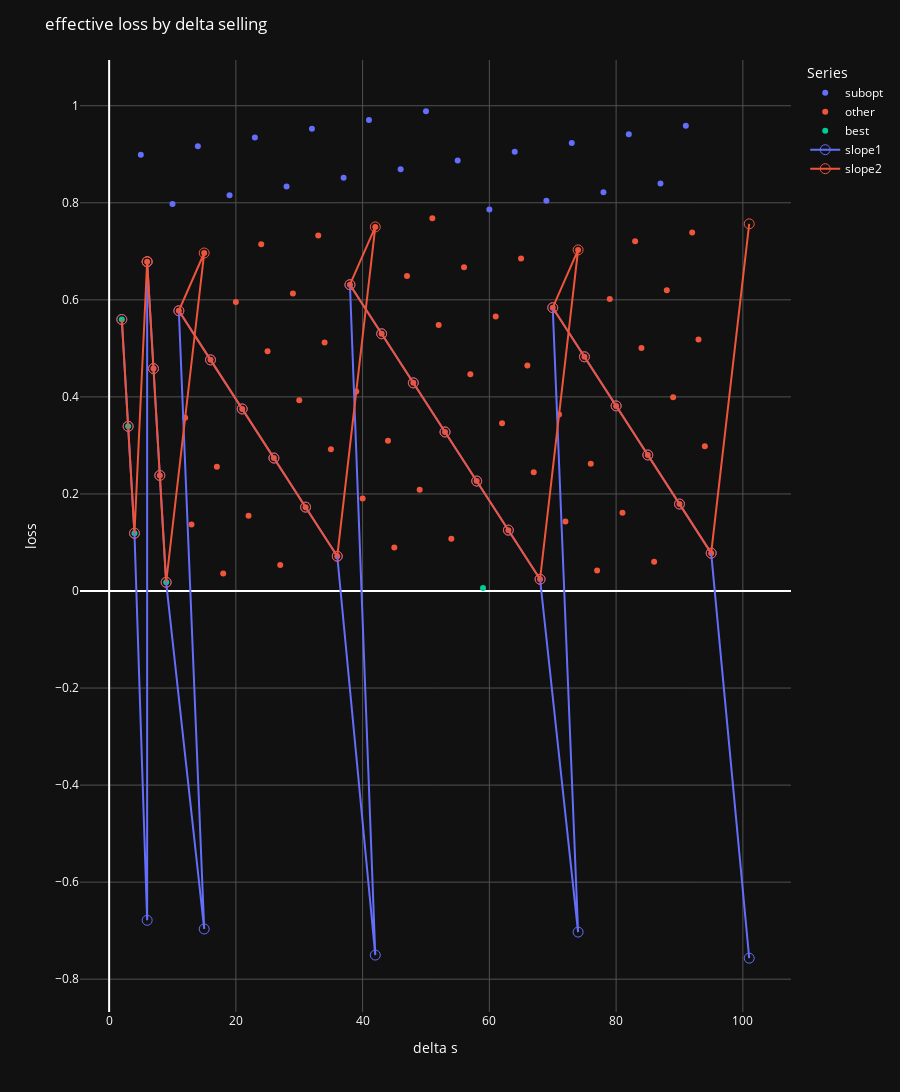

This figure's notebook cell:
### Code cell
# Create an interactive scatter plot
fig = px.scatter(combined_df, x='delta_s', y='loss', color='Series', #size='point_size',
                 hover_data=['delta_b', 'delta_s', 'loss'])

# Add lines for specified series
# for series in slopes_df:
#     fig.add_trace(px.line(series, x='delta_s', y='loss', color='Series').data[0])

# Concatenate all DataFrames in slopes_df
all_slopes_df = pd.concat(slopes_df)
# Create a line plot for all slopes
line_fig = px.line(all_slopes_df, x='delta_s', y='loss', color='Series', hover_data=['delta_b', 'delta_s', 'loss'], markers=True)

# Add each line trace individually
for trace in line_fig.data:
    trace.update(marker=dict(symbol='circle-open', size=10)) 
    fig.add_trace(trace)

# Update marker properties to have darker outlines
# fig.update_traces(marker=dict(line=dict(width=1, color='rgba(40,40,40,1)')))  # Adjust the color as needed

# Update marker properties to remove outlines or match the fill color
fig.update_traces(marker=dict(line=dict(width=0)))  # Removes the outline

# Alternatively, to set the outline to the same color as the fill:
# fig.update_traces(marker=dict(line=dict(width=1, color='SAME_COLOR')))


# Update the layout for dark mode
fig.update_layout(
    title='Scatter Plot in Dark Mode',
    plot_bgcolor='rgb(17,17,17)',  # Dark plot background
    paper_bgcolor='rgb(17,17,17)',  # Dark paper background
    font_color='white',  # White text for better contrast
    xaxis=dict(
        gridcolor='rgb(80,80,80)',  # Darker gridlines
    ),
    yaxis=dict(
        gridcolor='rgb(80,80,80)',  # Darker gridlines
    )
)

# Add plot titles and labels
fig.update_layout(title='effective loss by delta selling',
                  xaxis_title='delta s',
                  yaxis_title='loss',
                  # showlegend=False,
                  height=1600)
                  

# fig.update_yaxes(range=[combined_df['loss'].min(), combined_df['loss'].max()])  # Adjust the range as needed

# # Sort the DataFrame by 'ratio' in descending order
# sorted_df = combined_df.sort_values(by='loss', ascending=False)

# # Adding a line that connects the dots in decreasing order of their y-value
# fig.add_trace(px.line(sorted_df, x='delta_b', y='loss').data[0])

# # Find the five lowest unique y-values (ratios)
# lowest_ratios = combined_df['loss'].unique()
# lowest_ratios.sort()

# # Group by 'ratio' and draw lines for each of the five lowest ratios
# for loss in lowest_ratios[:20]:
#     group = combined_df[combined_df['loss'] == loss]
#     # Sort each group by 'delta_b' to make line connections logical
#     sorted_group = group.sort_values(by='delta_b')
#     fig.add_trace(px.line(sorted_group, x='delta_b', y='loss').data[0])

# # Adjusting the plot size and layout
# fig.update_layout(title='Scatter Plot with Lines for Lowest Y-values',
#                   xaxis_title='Delta_b',
#                   yaxis_title='loss',
#                   height=800)

# Show the plot
fig.show()

### Figure 1 — Plotly figure (JSON) as saved in the notebook; plotly's stock layout.template omitted (floating-point values rounded to 4 significant figures)
{"data": [{"customdata": [[3], [7], [10], [14], [17], [21], [24], [28], [31], [35], [38], [42], [46], [49], [53], [56], [60], [63], [67], [70]], "hovertemplate": "Series=subopt<br>delta_s=%{x}<br>loss=%{y}<br>delta_b=%{customdata[0]}<extra></extra>", "legendgroup": "subopt", "marker": {"color": "#636efa", "line": {"width": 0}, "symbol": "circle"}, "mode": "markers", "name": "subopt", "orientation": "v", "showlegend": true, "type": "scatter", "x": [5, 10, 14, 19, 23, 28, 32, 37, 41, 46, 50, 55, 60, 64, 69, 73, 78, 82, 87, 91], "xaxis": "x", "y": [0.8988, 0.7977, 0.9168, 0.8156, 0.9347, 0.8335, 0.9526, 0.8514, 0.9705, 0.8693, 0.9884, 0.8873, 0.7861, 0.9052, 0.804, 0.9231, 0.8219, 0.941, 0.8399, 0.9589], "yaxis": "y"}, {"customdata": [[4], [5], [6], [8], [9], [10], [11], [12], [13], [14], [15], [16], [17], [18], [19], [20], [21], [22], [23], [24], [25], [26], [27], [28], [29], [30], [31], [32], [33], [34], [35], [36], [37], [38], [39], [40], [41], [42], [43], [44], [45], [47], [48], [49], [50], [51], [52], [53], [54], [55], [56], [57], [58], [59], [60], [61], [62], [63], [64], [65], [66], [67], [68], [69], [70], [71], [72], [73], [74]], "hovertemplate": "Series=other<br>delta_s=%{x}<br>loss=%{y}<br>delta_b=%{customdata[0]}<extra></extra>", "legendgroup": "other", "marker": {"color": "#EF553B", "line": {"width": 0}, "symbol": "circle"}, "mode": "markers", "name": "other", "orientation": "v", "showlegend": true, "type": "scatter", "x": [6, 7, 8, 11, 12, 13, 15, 16, 17, 18, 20, 21, 22, 24, 25, 26, 27, 29, 30, 31, 33, 34, 35, 36, 38, 39, 40, 42, 43, 44, 45, 47, 48, 49, 51, 52, 53, 54, 56, 57, 58, 61, 62, 63, 65, 66, 67, 68, 70, 71, 72, 74, 75, 76, 77, 79, 80, 81, 83, 84, 85, 86, 88, 89, 90, 92, 93, 94, 95], "xaxis": "x", "y": [0.6786, 0.4584, 0.2381, 0.5775, 0.3572, 0.137, 0.6965, 0.4763, 0.2561, 0.03583, 0.5954, 0.3751, 0.1549, 0.7144, 0.4942, 0.274, 0.05375, 0.6133, 0.3931, 0.1728, 0.7324, 0.5121, 0.2919, 0.07166, 0.6312, 0.411, 0.1907, 0.7503, 0.53, 0.3098, 0.08958, 0.6491, 0.4289, 0.2087, 0.7682, 0.548, 0.3277, 0.1075, 0.667, 0.4468, 0.2266, 0.5659, 0.3456, 0.1254, 0.6849, 0.4647, 0.2445, 0.02425, 0.5838, 0.3636, 0.1433, 0.7029, 0.4826, 0.2624, 0.04217, 0.6017, 0.3815, 0.1612, 0.7208, 0.5005, 0.2803, 0.06009, 0.6196, 0.3994, 0.1792, 0.7387, 0.5185, 0.2982, 0.078], "yaxis": "y"}, {"customdata": [[1], [2], [3], [7], [46]], "hovertemplate": "Series=best<br>delta_s=%{x}<br>loss=%{y}<br>delta_b=%{customdata[0]}<extra></extra>", "legendgroup": "best", "marker": {"color": "#00cc96", "line": {"width": 0}, "symbol": "circle"}, "mode": "markers", "name": "best", "orientation": "v", "showlegend": true, "type": "scatter", "x": [2, 3, 4, 9, 59], "xaxis": "x", "y": [0.5595, 0.3393, 0.1191, 0.01792, 0.006338], "yaxis": "y"}, {"customdata": [[1], [2], [3], [4], [4], [5], [6], [7], [11], [8], [12], [16], [20], [24], [28], [32], [29], [33], [37], [41], [45], [49], [53], [57], [54], [58], [62], [66], [70], [74], [78]], "hovertemplate": "Series=slope1<br>delta_s=%{x}<br>loss=%{y}<br>delta_b=%{customdata[0]}<extra></extra>", "legendgroup": "slope1", "line": {"color": "#636efa", "dash": "solid"}, "marker": {"line": {"width": 0}, "size": 10, "symbol": "circle-open"}, "mode": "lines+markers", "name": "slope1", "orientation": "v", "showlegend": true, "type": "scatter", "x": [2, 3, 4, 6, 6, 7, 8, 9, 15, 11, 16, 21, 26, 31, 36, 42, 38, 43, 48, 53, 58, 63, 68, 74, 70, 75, 80, 85, 90, 95, 101], "xaxis": "x", "y": [0.5595, 0.3393, 0.1191, -0.6786, 0.6786, 0.4584, 0.2381, 0.01792, -0.6965, 0.5775, 0.4763, 0.3751, 0.274, 0.1728, 0.07166, -0.7503, 0.6312, 0.53, 0.4289, 0.3277, 0.2266, 0.1254, 0.02425, -0.7029, 0.5838, 0.4826, 0.3815, 0.2803, 0.1792, 0.078, -0.7566], "yaxis": "y"}, {"customdata": [[1], [2], [3], [4], [4], [5], [6], [7], [11], [8], [12], [16], [20], [24], [28], [32], [29], [33], [37], [41], [45], [49], [53], [57], [54], [58], [62], [66], [70], [74], [78]], "hovertemplate": "Series=slope2<br>delta_s=%{x}<br>loss=%{y}<br>delta_b=%{customdata[0]}<extra></extra>", "legendgroup": "slope2", "line": {"color": "#EF553B", "dash": "solid"}, "marker": {"line": {"width": 0}, "size": 10, "symbol": "circle-open"}, "mode": "lines+markers", "name": "slope2", "orientation": "v", "showlegend": true, "type": "scatter", "x": [2, 3, 4, 6, 6, 7, 8, 9, 15, 11, 16, 21, 26, 31, 36, 42, 38, 43, 48, 53, 58, 63, 68, 74, 70, 75, 80, 85, 90, 95, 101], "xaxis": "x", "y": [0.5595, 0.3393, 0.1191, 0.6786, 0.6786, 0.4584, 0.2381, 0.01792, 0.6965, 0.5775, 0.4763, 0.3751, 0.274, 0.1728, 0.07166, 0.7503, 0.6312, 0.53, 0.4289, 0.3277, 0.2266, 0.1254, 0.02425, 0.7029, 0.5838, 0.4826, 0.3815, 0.2803, 0.1792, 0.078, 0.7566], "yaxis": "y"}], "layout": {"font": {"color": "white"}, "height": 1600, "legend": {"title": {"text": "Series"}, "tracegroupgap": 0}, "margin": {"t": 60}, "paper_bgcolor": "rgb(17,17,17)", "plot_bgcolor": "rgb(17,17,17)", "title": {"text": "effective loss by delta selling"}, "xaxis": {"anchor": "y", "domain": [0, 1], "gridcolor": "rgb(80,80,80)", "title": {"text": "delta s"}}, "yaxis": {"anchor": "x", "domain": [0, 1], "gridcolor": "rgb(80,80,80)", "title": {"text": "loss"}}}}
